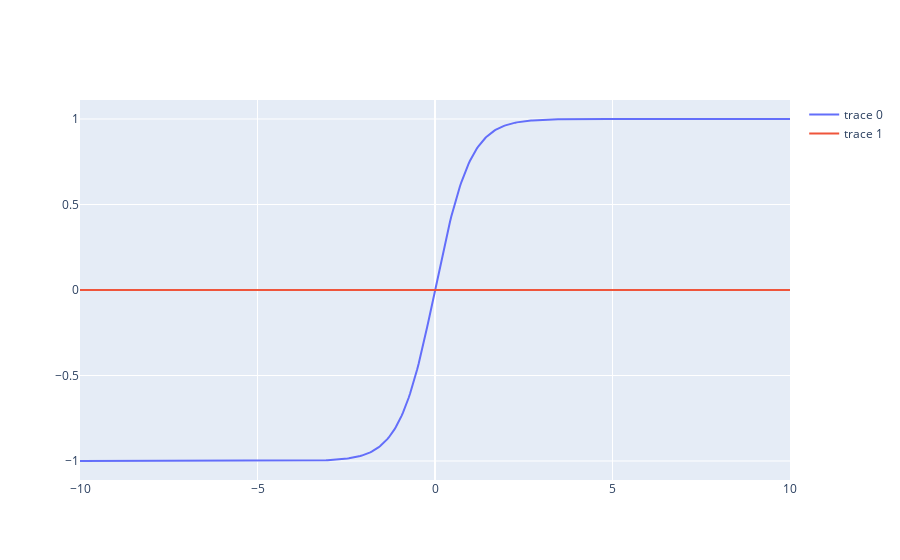

Here is the notebook cell this chart was saved with:
### Code cell
import plotly.graph_objects as go

fig = go.Figure()

fig.add_scatter(x=x.detach().numpy(),y=y1.detach().numpy())
fig.add_scatter(x=x.detach().numpy(),y=x.grad.detach().numpy())
fig.show()

### Figure 1 — Plotly figure (JSON) as saved in the notebook; plotly's stock layout.template omitted (floating-point values rounded to 4 significant figures; data arrays with more than 128 entries replaced by an {"elided": "..."} marker saying what was removed)
{"data": [{"type": "scatter", "x": {"elided": "500 float values"}, "y": {"elided": "500 float values"}}, {"type": "scatter", "x": {"elided": "500 float values"}, "y": {"elided": "500 float values"}}], "layout": {}}
